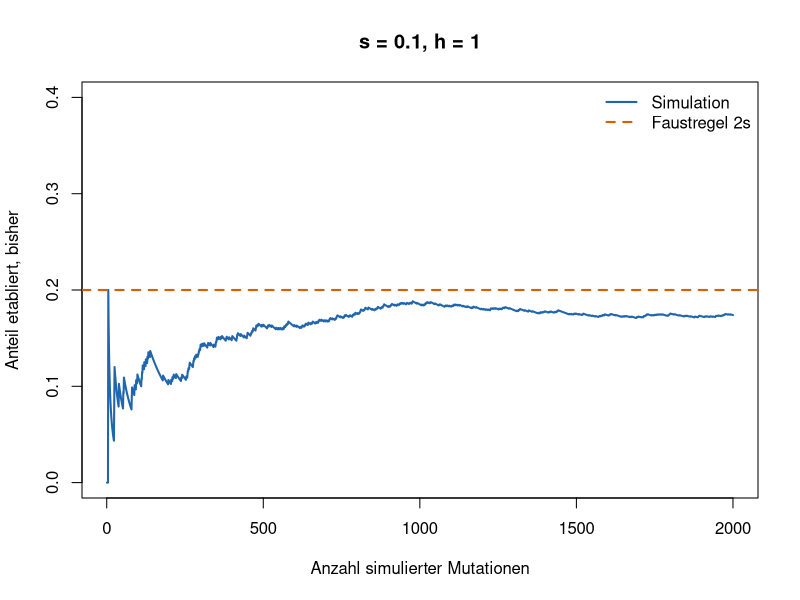
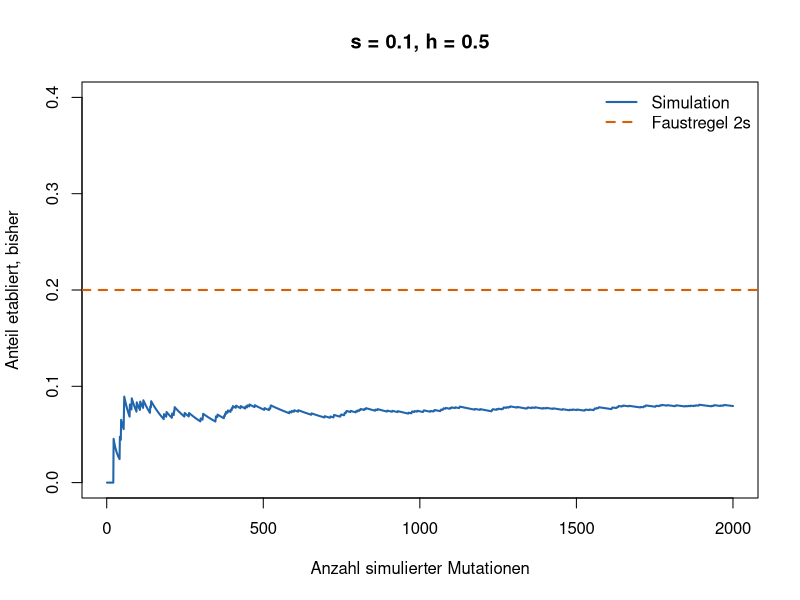
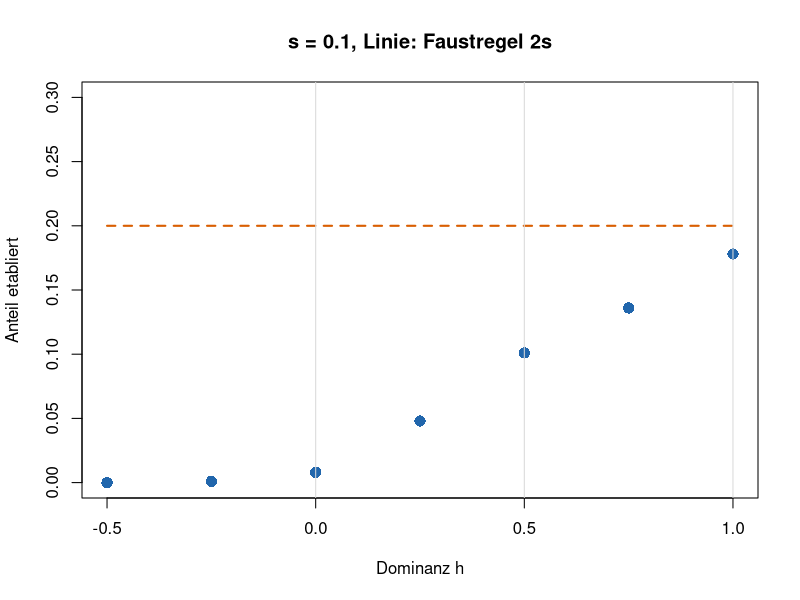

Generate these figures, in order, with R:
## ---- chunk 1
knitr::opts_chunk$set(echo = TRUE, warning = FALSE, message = FALSE,
                      fig.height = 4.6, fig.width = 7.5)
## ---- chunk 2
# Eine neue Mutation: jede Kopie sitzt in einem Heterozygoten Aa
# und hat 0 oder 2 Nachkommen, im Mittel 1 + h * s (Woche 10).
# 1 = etabliert (100 Kopien erreicht), 0 = verloren
eine_linie <- function(s, h) {
  n <- 1
  while (n > 0 && n < 100) {
    n <- 2 * rbinom(1, n, (1 + h * s) / 2)
  }
  as.numeric(n >= 100)
}

# Anteil etabliert nach 1, 2, 3, ... Läufen, dazu die Faustregel 2s
zeige_anteil <- function(ergebnisse, s, h) {
  laeufe <- seq_along(ergebnisse)
  plot(laeufe, cumsum(ergebnisse) / laeufe, type = "l", lwd = 2, col = "#2166ac",
       ylim = c(0, 0.4), xlab = "Anzahl simulierter Mutationen",
       ylab = "Anteil etabliert, bisher", main = paste0("s = ", s, ", h = ", h))
  abline(h = 2 * s, lty = 2, lwd = 2, col = "#d95f02")
  legend("topright", c("Simulation", "Faustregel 2s"), col = c("#2166ac", "#d95f02"),
         lty = c(1, 2), lwd = 2, bty = "n")
}

# Alle h auf einen Blick: Simulation (Punkte) und eine Faustregel (Linie)
zeige_h <- function(s = 0.1, regel = "2s", wiederholungen = 1000) {
  h_werte <- c(-0.5, -0.25, 0, 0.25, 0.5, 0.75, 1)
  anteil <- sapply(h_werte, function(h) mean(replicate(wiederholungen, eine_linie(s, h))))
  plot(h_werte, anteil, pch = 16, cex = 1.5, col = "#2166ac", ylim = c(0, 0.3),
       xlab = "Dominanz h", ylab = "Anteil etabliert",
       main = paste0("s = ", s, ", Linie: Faustregel ", regel))
  h_fein <- seq(-0.5, 1, length.out = 100)
  if (regel == "2s") linie <- rep(2 * s, 100) else linie <- pmax(0, 2 * h_fein * s)
  lines(h_fein, linie, lwd = 2, lty = 2, col = "#d95f02")
  abline(v = c(0, 0.5, 1), col = "grey85")
  invisible(data.frame(h = h_werte, anteil = anteil))
}
## ---- chunk 3
s <- 0.1
h <- 1                                       # Dominanz
ergebnisse <- replicate(2000, eine_linie(s, h))
mean(ergebnisse)                             # Anteil etabliert
2 * s                                        # Faustregel aus Woche 10
zeige_anteil(ergebnisse, s, h)
## ---- chunk 4
h <- 0.5                                     # hier h ändern: 0.5, dann 0, dann -0.5
ergebnisse <- replicate(2000, eine_linie(s, h))
mean(ergebnisse)
zeige_anteil(ergebnisse, s, h)
## ---- chunk 5
set.seed(1)
zeige_h(s = 0.1, regel = "2s")               # hier "2s" durch "2hs" ersetzen
